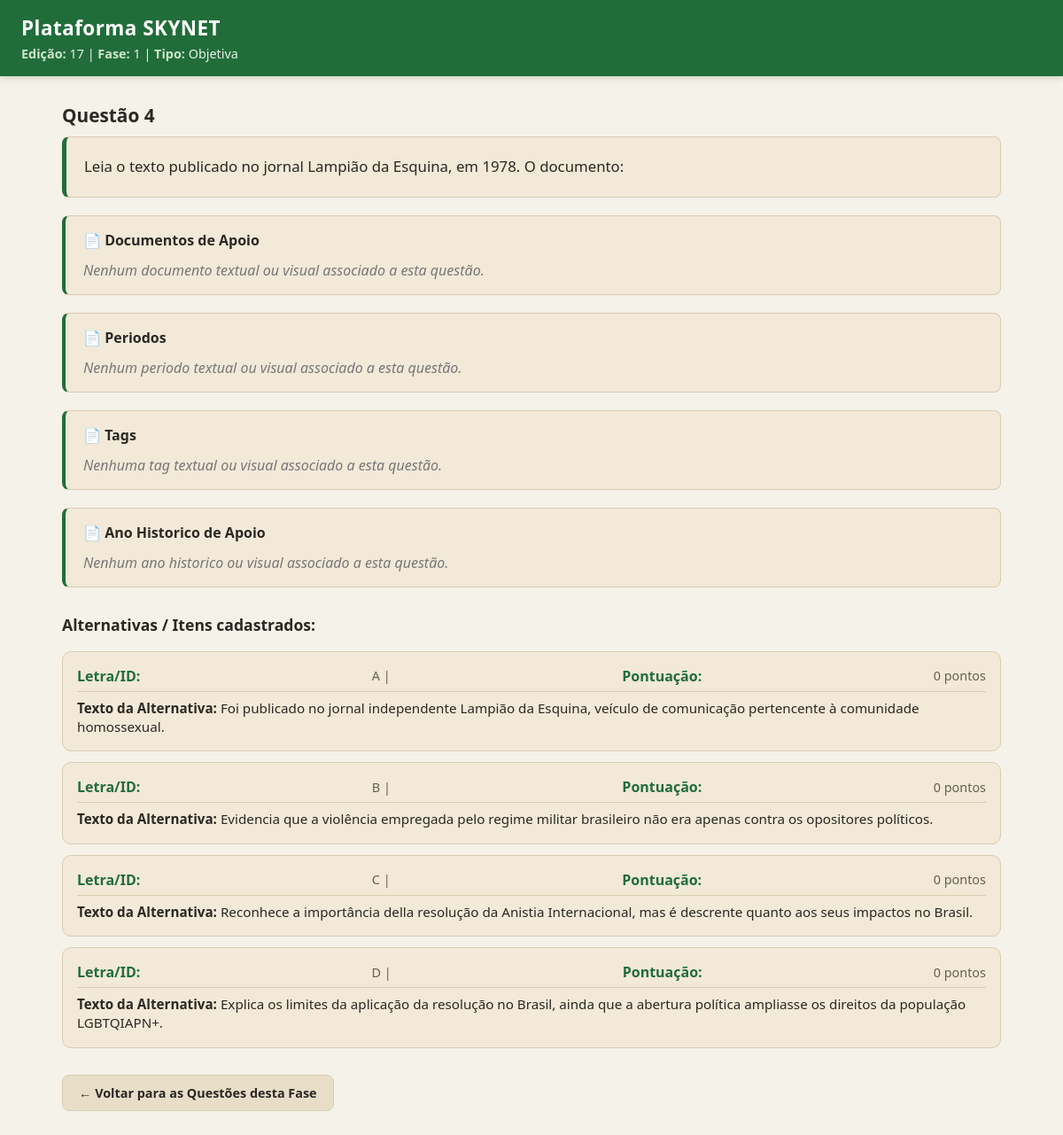
Screenshot of /questao/788/ with the database file from the repository.
### SKYNET/models.py (models this page shows)
class QUESTAO(models.Model):
    id_questao = models.AutoField(primary_key=True)
    num_questao = models.IntegerField(verbose_name="Número da Questão")
    enunciado = models.TextField(verbose_name="Enunciado da Questão")
    id_fase = models.ForeignKey(
        FASE,
        on_delete=models.CASCADE,
        related_name='Questoes',
        verbose_name="Fase")
    id_tipo_questao = models.ForeignKey(
        TIPO_QUESTAO,
        on_delete=models.CASCADE,
        related_name='Questoes',
        verbose_name="Tipo De Questao")
    documentos = models.ManyToManyField('DOCUMENTO', related_name='questoes')
    periodos = models.ManyToManyField('PERIODO', related_name='questoes')
    tags = models.ManyToManyField('TAG', related_name='questoes')
    anos = models.ManyToManyField('ANO_HISTORICO', related_name='questoes')

class FASE(models.Model):
    id_fase = models.AutoField(primary_key=True)
    num_fase = models.IntegerField(verbose_name="Número da Fase")
    tipo_fase = models.CharField(max_length=100,verbose_name="Tipo da Fase")
    id_edicao = models.ForeignKey(
        EDICAO,
        on_delete=models.CASCADE,
        related_name='fases',
        verbose_name="Edição")

class EDICAO(models.Model):
    id_edicao = models.AutoField(primary_key=True)
    num_edicao = models.IntegerField(verbose_name="Número da Edição")
    ano_edicao = models.IntegerField(verbose_name="Ano da Edição")

class TIPO_QUESTAO(models.Model):
    id_tipo_questao = models.AutoField(primary_key=True)
    tipo_nome = models.CharField(max_length=100,verbose_name="Tipo de Questao")

class ITEM(models.Model):
    id_item = models.AutoField(primary_key=True)
    pontuacao = models.IntegerField(verbose_name="Pontuação do Item")
    identificador = models.CharField(verbose_name="Identificador")
    texto = models.TextField(verbose_name="Enunciado do Item")
    id_questao = models.ForeignKey(
        QUESTAO,
        on_delete=models.CASCADE,
        related_name='Tipos',
        verbose_name="Questoes")

### SKYNET/views.py (the view)
# urls.py: path('questao/<int:questao_id>/', views.detalhes_questao, name='detalhes_questao'),
def detalhes_questao(request, questao_id):
    questao = get_object_or_404(QUESTAO, id_questao=questao_id)
    alternativas = ITEM.objects.filter(id_questao=questao).order_by('identificador')
    return render(request, 'SKYNET/detalhes_questao.html', {
        'questao': questao,
        'alternativas': alternativas
    })

### SKYNET/templates/SKYNET/detalhes_questao.html (shortened to what this page needs)
<!DOCTYPE html>
<html lang="pt-br">
<head>
</head>
<body>
    <header>
        <h1>Plataforma SKYNET</h1>
        <p>
            <strong>Edição:</strong> {{ questao.id_fase.id_edicao.num_edicao }} |
            <strong>Fase:</strong> {{ questao.id_fase.num_fase }} |
            <strong>Tipo:</strong> {{ questao.id_tipo_questao.tipo_nome }}
        </p>
    </header>
    <main>
        <section class="bloco-enunciado">
            <h2>Questão {{ questao.num_questao }}</h2>
            <p style="font-size: 1.1em; line-height: 1.6; background-color: #f9f9f9; padding: 15px; border-left: 5px solid #007bff;">
                {{ questao.enunciado }}
            </p>
        </section>
        <section>
            <div class="documentos-section" style="margin-top: 25px; padding: 15px; background-color: #f9f9f9; border-left: 4px solid #007bff; border-radius: 4px;">
                <h3 style="margin-top: 0; color: #333;">📄 Documentos de Apoio</h3>
                {% if questao.documentos.all %}
                    <ul style="list-style-type: none; padding-left: 0;">
                        {% for doc in questao.documentos.all %}
                            <li style="margin-bottom: 12px; padding: 10px; background: white; border: 1px solid #ddd; border-radius: 4px;">
                                <strong style="color: #007bff;">[{{ doc.tipo_documento }}]</strong>
                                <span style="font-weight: bold;">{{ doc.nome_documento }}</span>
                                <p style="margin: 5px 0 0 0; color: #555; font-style: italic;">{{ doc.texto_documento }}</p>
                            </li>
                        {% endfor %}
                    </ul>
                {% else %}
                    <p style="color: #777; font-style: italic;">Nenhum documento textual ou visual associado a esta questão.</p>
                {% endif %}
            </div>
        </section>
        <section>
            <div class="periodo-section" style="margin-top: 25px; padding: 15px; background-color: #f9f9f9; border-left: 4px solid #007bff; border-radius: 4px;">
                <h3 style="margin-top: 0; color: #333;">📄 Periodos</h3>
                {% if questao.periodos.all %}
                    <ul style="list-style-type: none; padding-left: 0;">
                        {% for doc in questao.periodos.all %}
                            <li style="margin-bottom: 12px; padding: 10px; background: white; border: 1px solid #ddd; border-radius: 4px;">
                                <strong style="color: #007bff;" >[{{ doc.seculo }}]</strong>
                                <span style="font-weight: bold;">{{ doc.periodo_nome }}</span>
                            </li>
                        {% endfor %}
                    </ul>
                {% else %}
                    <p style="color: #777; font-style: italic;">Nenhum periodo textual ou visual associado a esta questão.</p>
                {% endif %}
            </div>
        </section>
        <section>
            <div class="tag-section" style="margin-top: 25px; padding: 15px; background-color: #f9f9f9; border-left: 4px solid #007bff; border-radius: 4px;">
                <h3 style="margin-top: 0; color: #333;">📄 Tags</h3>
                {% if questao.tags.all %}
                    <ul style="list-style-type: none; padding-left: 0;">
                        {% for doc in questao.tags.all %}
                            <li style="margin-bottom: 12px; padding: 10px; background: white; border: 1px solid #ddd; border-radius: 4px;">
                                <span style="font-weight: bold;">{{ doc.tag_nome }}</span>
                            </li>
                        {% endfor %}
                    </ul>
                {% else %}
                    <p style="color: #777; font-style: italic;">Nenhuma tag textual ou visual associado a esta questão.</p>
                {% endif %}
            </div>
        </section>
        <section>
            <div class="ano-section" style="margin-top: 25px; padding: 15px; background-color: #f9f9f9; border-left: 4px solid #007bff; border-radius: 4px;">
                <h3 style="margin-top: 0; color: #333;">📄 Ano Historico de Apoio</h3>
                {% if questao.anos.all %}
                    <ul style="list-style-type: none; padding-left: 0;">
                        {% for doc in questao.anos.all %}
                            <li style="margin-bottom: 12px; padding: 10px; background: white; border: 1px solid #ddd; border-radius: 4px;">
                                <span style="font-weight: bold;">{{ doc.ano }}</span>
                            </li>
                        {% endfor %}
                    </ul>
                {% else %}
                    <p style="color: #777; font-style: italic;">Nenhum ano historico ou visual associado a esta questão.</p>
                {% endif %}
            </div>
        </section>
        <section class="bloco-alternativas" style="margin-top: 30px;">
            <h3>Alternativas / Itens cadastrados:</h3>
            {% for alternativa in alternativas %}
                <div class="card-alternativa" style="margin-bottom: 15px; padding: 12px; border: 1px solid #ddd;">
                    <p>
                        <strong>Letra/ID:</strong> {{ alternativa.identificador }} |
                        <strong>Pontuação:</strong> {{ alternativa.pontuacao }} pontos
                    </p>
                    <p><strong>Texto da Alternativa:</strong> {{ alternativa.texto }}</p>
                </div>
            {% empty %}
                <p style="color: #ff0000;">Nenhuma alternativa (ITEM) populada para esta questão ainda.</p>
            {% endfor %}
        </section>
    </main>
    <footer style="margin-top: 30px;">
        <a href="{% url 'listar_questoes' questao.id_fase.id_fase %}">← Voltar para as Questões desta Fase</a>
    </footer>
</body>
</html>

### SKYNET/templates/SKYNET/detalhes_questao.html (style rules this page uses)
* { margin: 0; padding: 0; box-sizing: border-box; font-family: 'Segoe UI', Roboto, Helvetica, Arial, sans-serif; }
:root { --verde-header: #216d3a; --fundo-creme: #f5f2e9; --bege-card: #f2e9d8; --bege-hover: #e8dec8; --texto-escuro: #2b2823; --texto-suave: #665f55; --borda-suave: #d9ccb4; --branco: #ffffff; --badge-score: #e28743; }
body { background-color: var(--fundo-creme); color: var(--texto-escuro); min-height: 100vh; padding-bottom: 40px; }
header { background-color: var(--verde-header); color: white; padding: 16px 24px; box-shadow: 0 2px 8px rgba(0,0,0,0.15); }
header h1 { font-size: 1.4rem; font-weight: 700; letter-spacing: 0.5px; margin-bottom: 4px; }
header p { font-size: 0.9rem; opacity: 0.9; }
header p strong { color: #e2f0d9; }
main { max-width: 1100px; margin: 30px auto; padding: 0 20px; display: flex; flex-direction: column; gap: 20px; }
.bloco-enunciado h2 { font-size: 1.3rem; color: var(--texto-escuro); margin-bottom: 10px; font-weight: 800; }
.bloco-enunciado p { background-color: var(--bege-card) !important; border: 1px solid var(--borda-suave) !important; border-left: 5px solid var(--verde-header) !important; border-radius: 8px; color: var(--texto-escuro); padding: 20px !important; font-size: 1.05rem !important; line-height: 1.6 !important; box-shadow: 0 2px 5px rgba(0,0,0,0.02); }
.documentos-section, .periodo-section, .tag-section, .ano-section { background-color: var(--bege-card) !important; border: 1px solid var(--borda-suave) !important; border-left: 4px solid var(--verde-header) !important; border-radius: 8px !important; padding: 16px 20px !important; margin-top: 0 !important; }
.documentos-section h3, .periodo-section h3, .tag-section h3, .ano-section h3 { color: var(--texto-escuro) !important; font-size: 1rem; font-weight: 700; margin-bottom: 12px; }
.bloco-alternativas { margin-top: 10px !important; display: flex; flex-direction: column; gap: 12px; }
.bloco-alternativas h3 { font-size: 1.1rem; color: var(--texto-escuro); margin-bottom: 6px; }
.card-alternativa { background-color: var(--bege-card) !important; border: 1px solid var(--borda-suave) !important; border-radius: 10px !important; padding: 16px !important; margin-bottom: 0 !important; display: flex; flex-direction: column; gap: 8px; position: relative; transition: all 0.2s ease; }
.card-alternativa p:first-child { display: flex; justify-content: space-between; align-items: center; font-size: 0.9rem; color: var(--texto-suave); border-bottom: 1px solid var(--borda-suave); padding-bottom: 6px; }
.card-alternativa p:first-child strong { color: var(--verde-header); font-size: 1rem; }
.card-alternativa p:last-child { font-size: 0.95rem; color: var(--texto-escuro); line-height: 1.4; }
footer { max-width: 1100px; margin: 20px auto 0 auto !important; padding: 0 20px; }
footer a { display: inline-block; background-color: var(--bege-hover); color: var(--texto-escuro); text-decoration: none; padding: 10px 18px; border-radius: 8px; font-size: 0.9rem; font-weight: 700; border: 1px solid var(--borda-suave); transition: all 0.2s ease; }

### rows the page displays
QUESTAO: id_fase.id_edicao.num_edicao "17", id_fase.num_fase "1", id_tipo_questao.tipo_nome "Objetiva", num_questao "4", enunciado "Leia o texto publicado no jornal Lampião da Esquina, em 1978. O documento:"
ITEM: identificador "A", pontuacao "0", texto "Foi publicado no jornal independente Lampião da Esquina, veículo de comunicação pertencente à comunidade homossexual."
ITEM: identificador "B", pontuacao "0", texto "Evidencia que a violência empregada pelo regime militar brasileiro não era apenas contra os opositores políticos."
ITEM: identificador "C", pontuacao "0", texto "Reconhece a importância della resolução da Anistia Internacional, mas é descrente quanto aos seus impactos no Brasil."
ITEM: identificador "D", pontuacao "0", texto "Explica os limites da aplicação da resolução no Brasil, ainda que a abertura política ampliasse os direitos da população LGBTQIAPN+."
